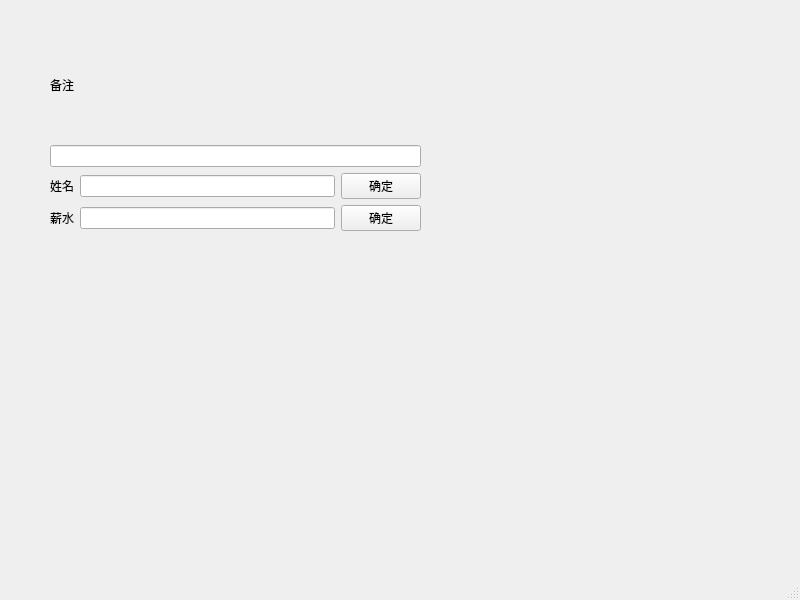
<?xml version="1.0" encoding="UTF-8"?>
<ui version="4.0">
 <class>MainWindow</class>
 <widget class="QMainWindow" name="MainWindow">
  <property name="geometry">
   <rect>
    <x>0</x>
    <y>0</y>
    <width>800</width>
    <height>600</height>
   </rect>
  </property>
  <property name="windowTitle">
   <string>MainWindow</string>
  </property>
  <widget class="QWidget" name="centralwidget">
   <widget class="QWidget" name="">
    <property name="geometry">
     <rect>
      <x>50</x>
      <y>30</y>
      <width>371</width>
      <height>201</height>
     </rect>
    </property>
    <layout class="QVBoxLayout" name="verticalLayout">
     <item>
      <widget class="QLabel" name="label">
       <property name="text">
        <string>备注</string>
       </property>
      </widget>
     </item>
     <item>
      <widget class="QLineEdit" name="lineEdit"/>
     </item>
     <item>
      <layout class="QHBoxLayout" name="horizontalLayout">
       <item>
        <widget class="QLabel" name="label_4">
         <property name="text">
          <string>姓名</string>
         </property>
        </widget>
       </item>
       <item>
        <widget class="QLineEdit" name="lineEdit_3"/>
       </item>
       <item>
        <widget class="QPushButton" name="pushButton_3">
         <property name="text">
          <string>确定</string>
         </property>
        </widget>
       </item>
      </layout>
     </item>
     <item>
      <layout class="QHBoxLayout" name="horizontalLayout_2">
       <item>
        <widget class="QLabel" name="label_3">
         <property name="text">
          <string>薪水</string>
         </property>
        </widget>
       </item>
       <item>
        <widget class="QLineEdit" name="lineEdit_2"/>
       </item>
       <item>
        <widget class="QPushButton" name="pushButton_2">
         <property name="text">
          <string>确定</string>
         </property>
        </widget>
       </item>
      </layout>
     </item>
    </layout>
   </widget>
  </widget>
  <widget class="QMenuBar" name="menubar">
   <property name="geometry">
    <rect>
     <x>0</x>
     <y>0</y>
     <width>800</width>
     <height>23</height>
    </rect>
   </property>
  </widget>
  <widget class="QStatusBar" name="statusbar"/>
 </widget>
 <resources/>
 <connections/>
</ui>
